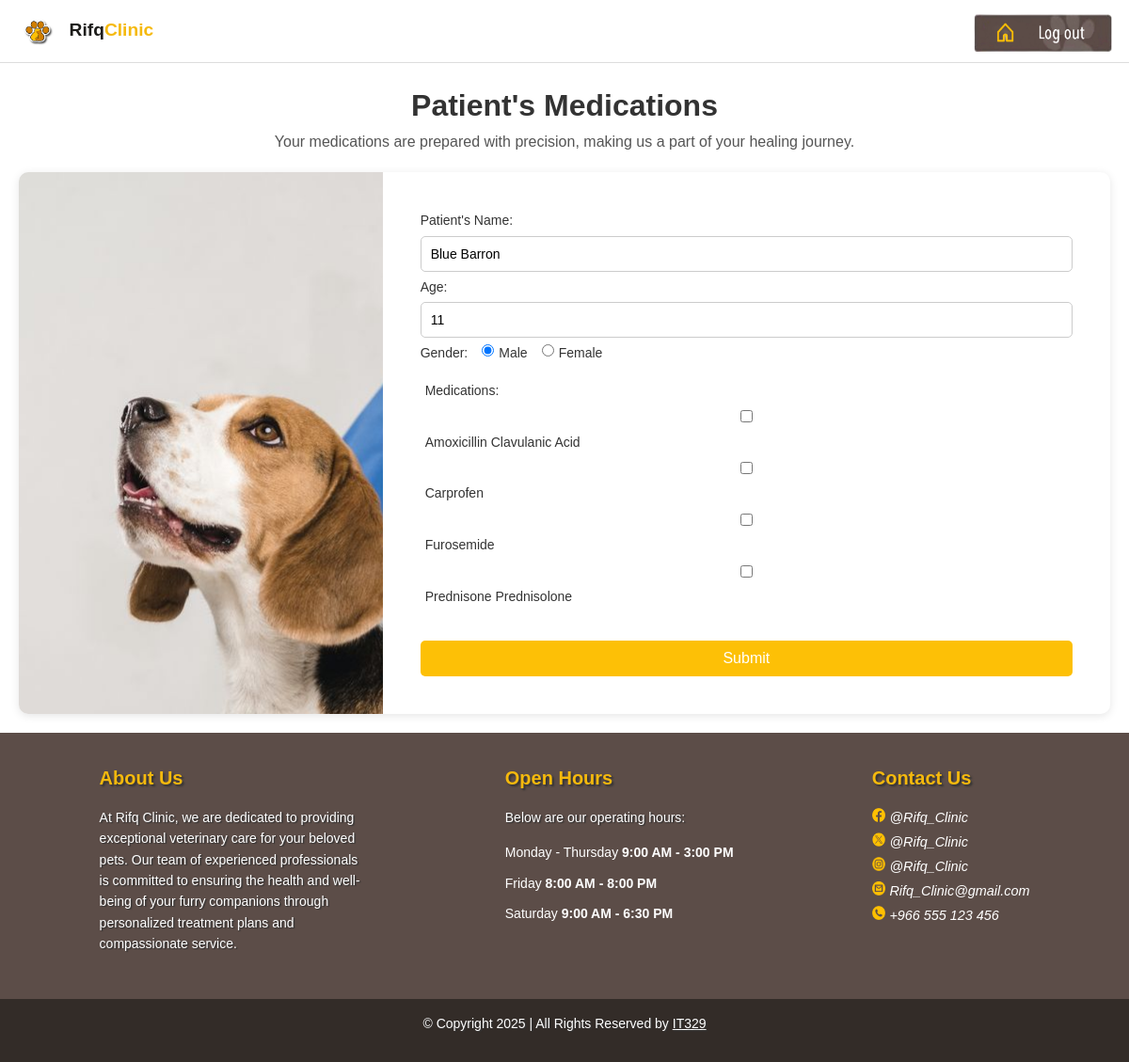
Screenshot of /php/Medication.php?appointment_id=5&patient_id=1122 (signed in) with the database file from the repository.
### tables this page shows
CREATE TABLE `patient` (
  `id` int(11) NOT NULL,
  `firstName` varchar(50) NOT NULL,
  `lastName` varchar(50) NOT NULL,
  `Gender` enum('Male','Female') NOT NULL,
  `DoB` date NOT NULL,
  `emailAddress` varchar(100) NOT NULL,
  `password` varchar(255) NOT NULL
);

CREATE TABLE `medication` (
  `id` int(11) NOT NULL,
  `MedicationName` varchar(255) NOT NULL
);

### php/Medication.php (the view, shortened to what this page needs)
<?php
$conn = mysqli_connect("localhost", "root", "root", "Rifq");
$patient_id = $_GET['patient_id'];
$query = "SELECT firstName, lastName, Gender,
                 TIMESTAMPDIFF(YEAR, DoB, CURDATE()) AS age
          FROM patient
          WHERE id = '$patient_id'";
$res = mysqli_query($conn, $query);
$patient = mysqli_fetch_assoc($res);
$med_query = "SELECT * FROM medication";
$med_res = mysqli_query($conn, $med_query);
?>
<!DOCTYPE html>
<html lang="en">
<head>
   <link rel="stylesheet" href="../css/styleMedi.css">
   <link rel="stylesheet" href="../css/HFstyle.css">
</head>
<body>
    <header>
        <div class="container">
            <div class="logo">
                <a href="index.php"><img src="../images/logo.png" alt="Rifq Logo">
                <span id="rifq">Rifq</span><span id="clinic">Clinic</span></a>
            </div>
            <div class="header-button">
                <a href="Logout.php"><img src="../images/LogOut.PNG" alt="Log out"></a>
            </div>
        </div>
    </header>
    <div class="primary">
        <div class="title">
            <h1>Patient's Medications</h1>
            <p>Your medications are prepared with precision, making us a part of your healing journey.</p>
        </div>
        <div class="contact-section">
            <div class="contact-info"></div>
            <div class="form-container">
                <form action="process_prescription.php" method="post">
                    <label for="name">Patient's Name:</label>
                    <input type="text" id="name" name="name" value="<?= $patient['firstName'] . ' ' . $patient['lastName']; ?>" readonly>
                    <label for="age">Age:</label>
                    <input type="number" id="age" name="age" value="<?= $patient['age']; ?>" readonly>
                    <div class="gender-group">
                        <label>Gender:</label>
                        <label for="male">
                            <input type="radio" id="male" name="gender" value="Male" <?= ($patient['Gender'] === 'Male') ? 'checked' : ''; ?>> Male
                        </label>
                        <label for="female">
                            <input type="radio" id="female" name="gender" value="Female" <?= ($patient['Gender'] === 'Female') ? 'checked' : ''; ?>> Female
                        </label>
                    </div>
                    <div class="medications">
                        <ul>
                            <label>Medications:</label>
                            <?php while ($med = mysqli_fetch_assoc($med_res)): ?>
                                <li>
                                    <input type="checkbox" name="medications[]" value="<?= $med['id']; ?>">
                                    <label><?= $med['MedicationName']; ?></label>
                                </li>
                            <?php endwhile; ?>
                        </ul>
                    </div>
                    <button type="submit">Submit</button>
                </form>
            </div>
        </div>
    </div>
    <footer id="footer" class="footer">
        <div class="footer-top">
            <div class="container">
                <div class="row">
                    <div class="col">
                        <div class="single-footer">
                            <h2>About Us</h2>
                            <p>At Rifq Clinic, we are dedicated to providing exceptional veterinary care for your beloved pets.
                               Our team of experienced professionals is committed to ensuring the health and well-being of your furry
                               companions through personalized treatment plans and compassionate service.</p>
                        </div>
                    </div>
                    <div class="col">
                        <div class="single-footer">
                            <h2>Open Hours</h2>
                            <p>Below are our operating hours:</p>
                            <ul class="time-sidual">
                                <li class="day">Monday - Thursday <span>9:00 AM - 3:00 PM</span></li>
                                <li class="day">Friday <span>8:00 AM - 8:00 PM</span></li>
                                <li class="day">Saturday <span>9:00 AM - 6:30 PM</span></li>
                            </ul>
                        </div>
                    </div>
                    <div class="col">
                        <h2>Contact Us</h2>
                        <ul class="social">
                            <li><i class="icofont-facebook"><img src="../images/facebook-icon.png" alt="facebook">@Rifq_Clinic</i></li>
                            <li><i class="icofont-x"><img src="../images/x-icon.png" alt="x">@Rifq_Clinic</i></li>
                            <li><i class="icofont-instagram"><img src="../images/instagram-icon.png" alt="instagram">@Rifq_Clinic</i></li>
                            <li><i class="icofont-gmail"><img src="../images/gmail-icon.png" alt="gmail">Rifq_Clinic@gmail.com</i></li>
                            <li><i class="icofont-phone"><img src="../images/phone-icon.png" alt="phone">+966 555 123 456</i></li>
                        </ul>
                    </div>
                </div>
            </div>
        </div>
        <div class="copyright">
            <div class="container">
                <div class="row">
                    <div class="copyright-content">
                        <p>© Copyright 2025  |  All Rights Reserved by <span>IT329</span> </p>
                    </div>
                </div>
            </div>
        </div>
    </footer>
</body>
</html>

### css/styleMedi.css (style rules this page uses)
body { font-family: Arial, sans-serif; margin: 0; padding: 0; background-color: #fffaf3; color: #333; }
.primary { max-width: 1200px; margin: 0 auto; padding: 20px; }
.title { text-align: center; margin-bottom: 20px; }
.title h1 { font-size: 32px; color: #333; }
.title p { font-size: 16px; color: #555; }
.contact-section { display: flex; justify-content: space-between; flex-wrap: wrap; background-color: #fff; border-radius: 10px; box-shadow: 0 2px 10px rgba(0, 0, 0, 0.1); overflow: hidden; }
.contact-info { flex: 1; min-width: 300px; padding: 20px; background-image: url("../images/m.jpeg"); color: white; transition: transform 0.3s ease, box-shadow 0.3s ease; }
.form-container { flex: 2; min-width: 300px; padding: 40px; }
.form-container form { display: flex; flex-direction: column; }
.form-container form label { margin-bottom: 5px; font-size: 14px; color: #333; }
.form-container form input, .form-container form textarea { margin-bottom: 5px; padding: 10px; font-size: 14px; border: 1px solid #ccc; border-radius: 5px; width: 100%; }
.form-container form button { background-color: #fdc006; color: white; font-size: 16px; border: none; border-radius: 5px; padding: 10px 20px; cursor: pointer; transition: background-color 0.3s; }
.form-container .gender-group { display: flex; align-items: center; gap: 10px; margin-bottom: 10px; }
.form-container .gender-group label { margin-right: 5px; display: flex; align-items: center; gap: 5px; }
.form-container .medications { margin-bottom: 30px; }
.form-container .medications label, .form-container .medications input { display: inline-flex; align-items: center; margin-right: 10px; }
.form-container .medications label { margin-left: 5px; }
ul { list-style-type:none; }

### css/HFstyle.css (style rules this page uses)
* { font-family: 'Poppins', sans-serif; margin: 0; padding: 0; box-sizing: border-box; }
body { color: #333; line-height: 1.6; background-color: #fff; }
header { padding: 0.2em 0.9em; border-bottom:0.1em solid #ddd; }
header .container { display: flex; align-items: center; justify-content: space-between; overflow:visible; }
header .header-button img { height:3.7em; width:10em; border-style:none; transition: transform 0.3s ease; }
header .logo { display:flex; text-decoration:none; transition: transform 0.3s ease; }
header a { text-decoration:none; display:flex; justify-content:center; align-items:center; }
header .logo span { font-size:1.2em; font-weight:bold; }
header .logo a #rifq { color:#1d1c1a; }
header .logo a #clinic { color:#f5b90d; }
header .logo img { height:3.2em; width:3.2em; margin-right:0.5em; }
.footer { background-color: #5c4d48; color: white; }
.footer-top .container .row { display:flex; justify-content:space-around; align-items:top; }
.footer-top span { font-weight:bold; }
.footer-top .container .row .col { max-width:25%; transition: transform 0.3s ease; }
.footer-top { padding: 2em; }
.footer h2 { text-shadow:0.1em 0.1em 0.1em #333; font-size: 20px; margin-bottom: 15px; color:#f5b90d; }
.footer p { font-size: 14px; margin-bottom: 15px; text-shadow:0.1em 0.1em 0.08em #333; }
.footer .social { font-size: 0.9em; }
.footer .social li { list-style: none; margin-bottom: 0.2em; }
.footer .social img { height:1em; width:1em; margin-right:0.3em; }
.footer .time-sidual { list-style: none; }
.footer .time-sidual li { font-size: 14px; margin-bottom: 10px; }
.copyright { bottom:0%; text-align: center; padding: 15px; background-color: #332c28; color: white; font-size: 14px; }
.copyright span { text-decoration:underline; }

### rows the page displays
patient: name "Blue Barron", Gender "☑ Male", Gender "☐ Female"
medication: MedicationName "Amoxicillin Clavulanic Acid"
medication: MedicationName "Carprofen"
medication: MedicationName "Furosemide"
medication: MedicationName "Prednisone Prednisolone"
